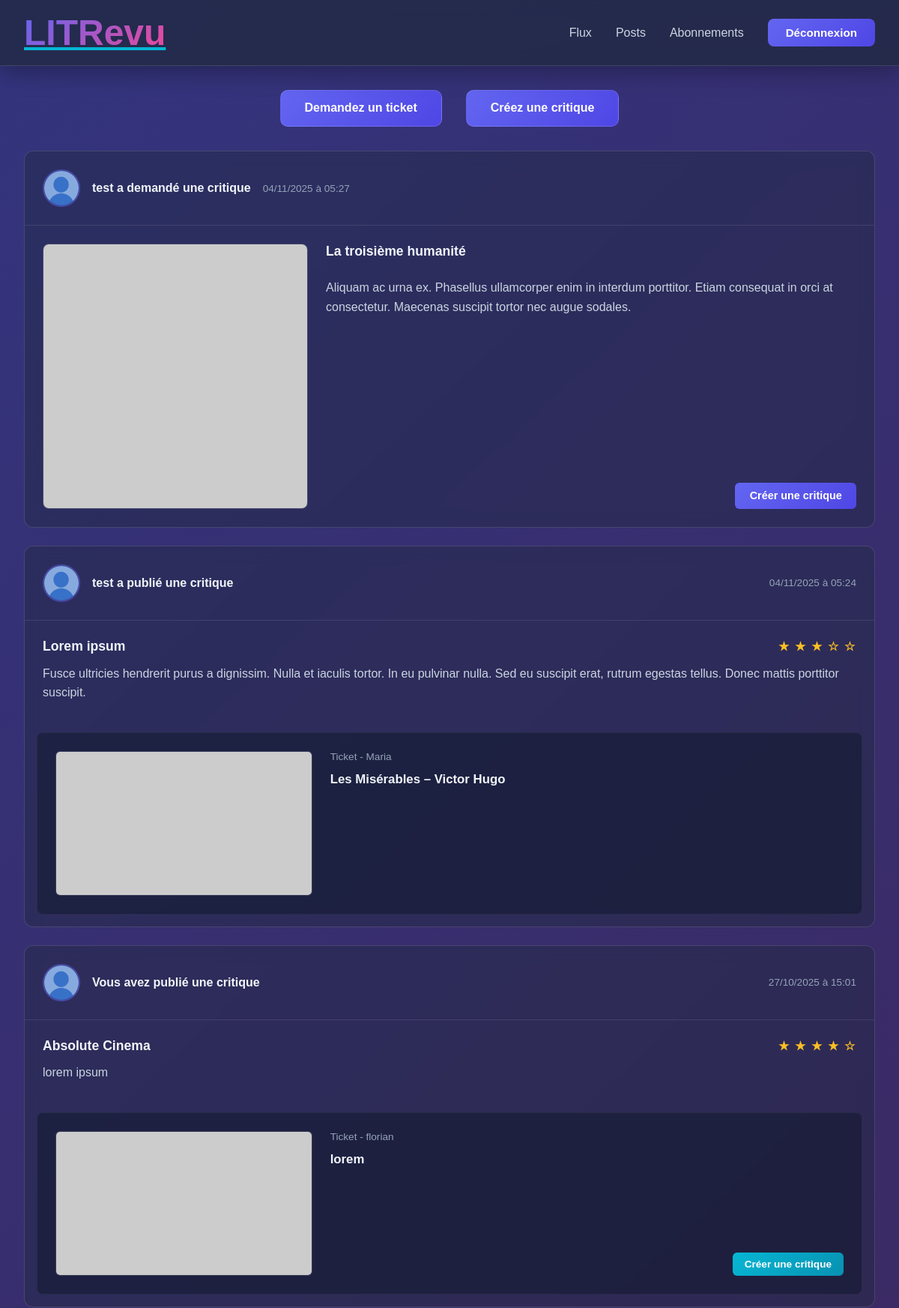
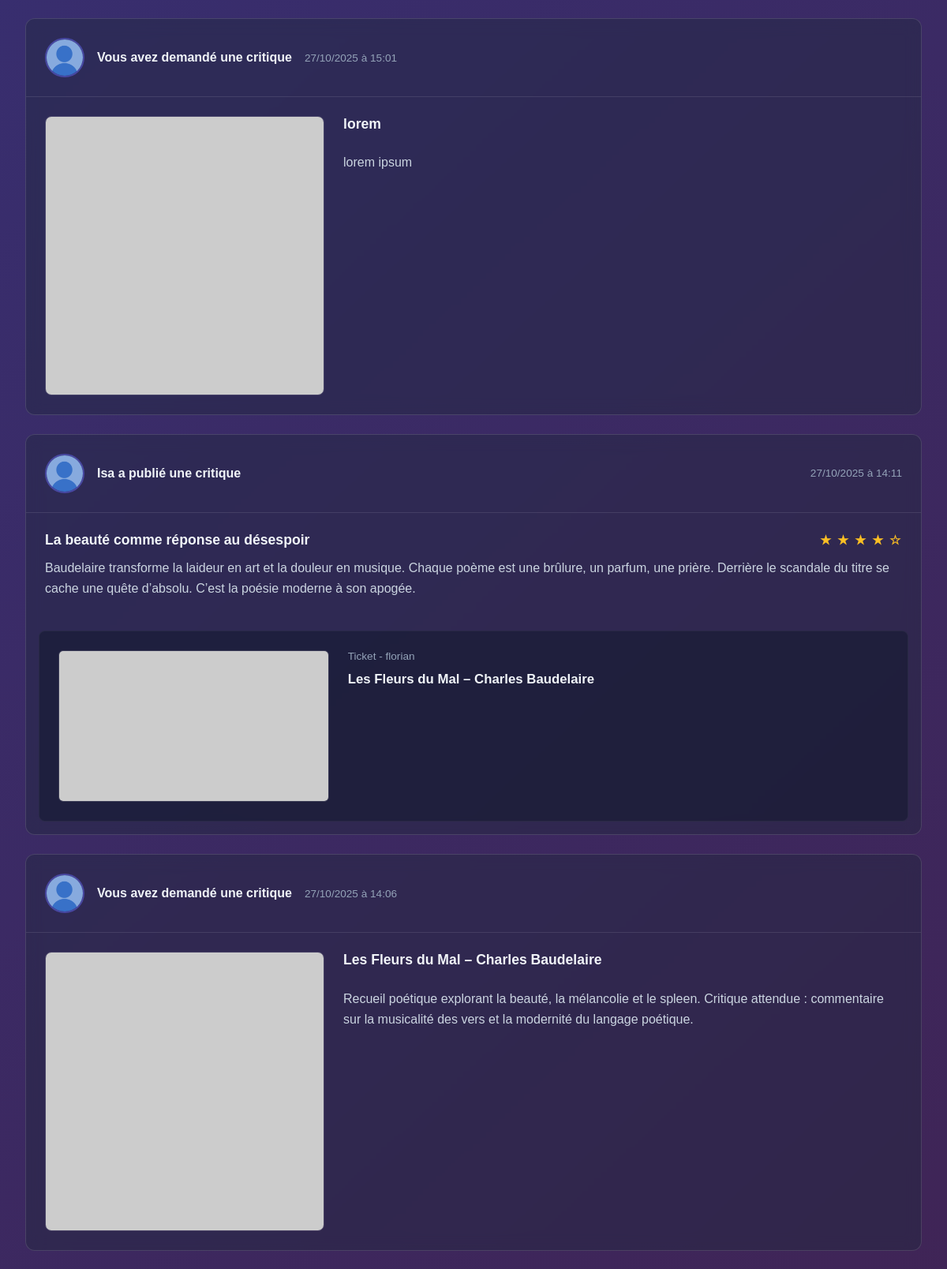
/reviews/ (signed in, upper part), run on the app's committed database (2 pictures, top to bottom).
### reviews/models.py (models this page shows, shortened)
class Ticket(models.Model):
    title = models.CharField(max_length=128)
    description = models.TextField(max_length=2048)
    user = models.ForeignKey(
        settings.AUTH_USER_MODEL,
        on_delete=models.CASCADE
    )
    image = models.ImageField(upload_to="tickets/", null=True, blank=True)
    time_created = models.DateTimeField(auto_now_add=True)

class Review(models.Model):
    ticket = models.ForeignKey(Ticket, on_delete=models.CASCADE)
    rating = models.PositiveSmallIntegerField(
        validators=[MinValueValidator(0),
                    MaxValueValidator(5)]
    )
    user = models.ForeignKey(
        settings.AUTH_USER_MODEL,
        on_delete=models.CASCADE
    )
    headline = models.CharField(max_length=128)
    body = models.TextField(max_length=8192, blank=True)
    time_created = models.DateTimeField(auto_now_add=True)

### authentication/models.py (models this page shows)
class User(AbstractUser):
    profile_picture = models.ImageField(
        upload_to="avatars/",
        null=True,
        blank=True
    )

### reviews/views.py (the view)
# urls.py: path("", FeedView.as_view(), name='feed'),
class FeedView(TemplateView):
    template_name = 'reviews/feed.html'
    def get_context_data(self, **kwargs):
        context = super().get_context_data(**kwargs)
        following_users = UserFollow.objects.filter(user=self.request.user) \
            .values_list('following_user', flat=True)
        blocked_me = UserBlocked.objects.filter(
            blocked_user=self.request.user).values_list('user', flat=True)
        users_to_include = list(following_users) + [self.request.user.id]
        tickets = (
            Ticket.objects
            .filter(user__in=users_to_include)
            .exclude(user__in=blocked_me)
            .annotate(content_type=Value("ticket", CharField()))
        )
        reviews_from_users = Review.objects.filter(user__in=users_to_include)
        reviews_on_our_tickets = Review.objects.filter(
            ticket__user__in=users_to_include)
        reviews = (reviews_from_users | reviews_on_our_tickets).annotate(
            content_type=Value("review", CharField())) \
            .exclude(user__in=blocked_me) \
            .distinct()
        posts = sorted(
            chain(tickets, reviews),
            key=attrgetter('time_created'),
            reverse=True
        )
        reviewed_ticket_ids = Review.objects.values_list('ticket_id', flat=True)
        context['blocked_me'] = blocked_me
        context['reviewed_ticket_ids'] = reviewed_ticket_ids
        context['list_posts'] = posts
        return context

### reviews/templates/reviews/feed.html (shortened to what this page needs)
{% extends 'base.html' %}
{% load static %}
{% block extra_css %}
    <link rel="stylesheet" href="{% static 'reviews/css/feed.css' %}">
{% endblock %}
{% block content %}
<div class="button-head">
    <a href="{% url 'reviews:ticket_create' %}">Demandez un ticket</a>
    <a href="{% url 'reviews:review_create' %}">Créez une critique</a>
</div>
<div class="posts">
    {% for post in list_posts %}
        <div class="post-container">
            {% if post.content_type == 'ticket' %}
                    <div class="post-header">
                        {% if post.user.profile_picture %}
                            <img src="{{ post.user.profile_picture }}" alt="photo {{ post.user.username}}">
                        {% else %}
                            <img src="{% static 'pictures/default_pictures/default.png' %}" alt="photo {{ followed_user.username }}">
                        {% endif %}
                        <h2>
                            {% if post.user == request.user %}
                                Vous avez demandé une critique
                            {% else %}
                                {{ post.user.username }} a demandé une critique
                            {% endif %}
                        </h2>
                        <time>
                        <small> {{ post.time_created|date:"d/m/Y à H:i" }}</small>
                    </div>
                    <div class="post-content ticket">
                        {% if post.image %}
                            <img src="{{ post.image.url }}" alt="Couverture {{ post.title }}">
                        {% else %}
                            <img src="https://picsum.photos/seed/{{ post.id }}/600/400" alt="Couverture {{ post.title }}">
                        {% endif %}
                        <div>
                            <h3>{{ post.title}}</h3>
                            <p>{{ post.description }}</p>
                            {% if  post.id not in reviewed_ticket_ids %}
                                <a href="{% url 'reviews:review_create_for_ticket' post.id %}">Créer une critique</a>
                            {% elif  post.user in blocked_me%}
                                <a>bloqué</a>
                            {% endif %}
                        </div>
                    </div>
            {% endif %}
            {% if post.content_type == 'review' %}
                <div class="post-header">
                        {% if post.user.profile_picture %}
                            <img src="{{ post.user.profile_picture }}" alt="photo {{ post.user.username}}">
                        {% else %}
                            <img src="{% static 'pictures/default_pictures/default.png' %}" alt="photo {{ followed_user.username }}">
                        {% endif %}
                        <h2>
                            {% if post.user == request.user %}
                                Vous avez publié une critique
                            {% else %}
                                {{ post.user.username }} a publié une critique
                            {% endif %}
                        </h2>
                        <small> {{ post.time_created|date:"d/m/Y à H:i" }}</small>
                    </div>
                    <div class="post-content">
                        <h3>{{ post.headline }}
                            <span>
                                {% for i in "12345" %}
                                    {% if forloop.counter <= post.rating %}★{% else %}☆{% endif %}
                                {% endfor %}
                            </span>
                        </h3>
                        {% if post.body %}
                            <p>{{ post.body }}</p>
                        {% endif %}
                    </div>
                    <div class="content-related ticket">
                        {% if post.ticket.image %}
                            <img src="{{ post.ticket.image.url }}" alt="Couverture {{ post.ticket.title }}">
                        {% else %}
                            <img src="https://picsum.photos/seed/{{ post.ticket.id }}/600/400" alt="Couverture {{ post.title }}">
                        {% endif %}
                        <div>
                            <p>Ticket - {{ post.ticket.user }}</p>
                            <p>{{ post.ticket.title }}</p>
                            {% if  post.ticket.id not in reviewed_ticket_ids%}
                                <a href="{% url 'reviews:review_create_for_ticket' post.ticket.id %}">Créer une critique</a>
                            {% elif post.ticket.user == post.user%}
                                <a href="{% url 'reviews:review_create_for_ticket' post.ticket.id %}">Créer une critique</a>
                            {% elif  post.user in blocked_me%}
                                <a>bloqué</a>
                            {% endif %}
                        </div>
                    </div>
            {% endif %}
        </div>
    {% empty %}
        <div class="no-posts">
            <p>Aucun post dans votre flux.</p>
            <p>Commencez par <a href="{% url 'reviews:follow' %}">suivre des utilisateurs</a> !</p>
        </div>
    {% endfor %}
</div>
{% endblock %}

### static/css/base.css (style rules this page uses)
* { margin: 0; padding: 0; box-sizing: border-box; }
:root { --primary: #6366f1; --primary-dark: #4f46e5; --secondary: #ec4899; --bg-dark: #0f172a; --bg-light: #1e293b; --glass-bg: rgba(30, 41, 59, 0.7); --glass-border: rgba(255, 255, 255, 0.125); --text-primary: #f1f5f9; --text-secondary: #cbd5e1; --accent: #06b6d4; }
html { scroll-behavior: smooth; }
body { font-family: 'Satoshi', sans-serif; background: linear-gradient(137deg,rgb(51, 52, 126) 0%, rgb(75, 22, 49) 100%); color: var(--text-primary); background-attachment: fixed; min-height: 100vh; }
a { color: var(--accent); transition: color 0.3s ease; }

### reviews/static/reviews/css/feed.css (style rules this page uses)
.button-head { display: flex; gap: 1rem; margin-bottom: 2rem; justify-content: center; gap: 2rem; }
.button-head a { background: linear-gradient(135deg, #6366f1, #4f46e5); color: white; padding: 0.9rem 2rem; border-radius: 10px; text-decoration: none; font-weight: 600; transition: all 0.3s ease; border: 1px solid rgba(255, 255, 255, 0.125); }
.posts { display: flex; flex-direction: column; gap: 1.5rem; }
.post-container { background: rgba(30, 41, 59, 0.4); backdrop-filter: blur(10px); border: 1px solid rgba(255, 255, 255, 0.125); border-radius: 12px; overflow: hidden; transition: all 0.3s ease; animation: fadeInUp 0.5s ease; }
.post-header { display: flex; align-items: center; gap: 1rem; padding: 1.5rem; border-bottom: 1px solid rgba(255, 255, 255, 0.1); }
.post-header img { width: 50px; height: 50px; border-radius: 50%; object-fit: cover; border: 2px solid rgba(99, 102, 241, 0.5); }
.post-header h2 { margin: 0; font-size: 1rem; font-weight: 600; color: #f1f5f9; }
.post-header small { color: #94a3b8; font-size: 0.85rem; margin-left: auto; }
.post-content { padding: 1.5rem; }
.post-content.ticket { display: grid; grid-template-columns: 1fr 2fr; gap: 1.5rem; align-items: start; }
.post-content.ticket img { width: 100%; aspect-ratio: 1/1; object-fit: cover; border-radius: 8px; border: 1px solid rgba(255, 255, 255, 0.125); }
.post-content.ticket > div { height: 100%; display: flex; flex-direction: column; gap: 0.8rem; }
.post-content h3 { font-size: 1.1rem; margin-bottom: 0.8rem; color: #f1f5f9; display: flex; justify-content: space-between; align-items: center; }
.post-content h3 span { color: #fbbf24; font-size: 1rem; letter-spacing: 0.1em; }
.post-content p { color: #cbd5e1; line-height: 1.6; margin: 0; flex-grow: 1; }
.post-content a { display: inline-block; background: linear-gradient(135deg, #6366f1, #4f46e5); color: white; padding: 0.6rem 1.2rem; border-radius: 6px; text-decoration: none; font-weight: 600; font-size: 0.9rem; transition: all 0.3s ease; align-self: flex-end; margin-top: auto; }
.content-related { background: rgba(15, 23, 42, 0.5); padding: 1.5rem; border-radius: 8px; margin: 1rem; border: 1px solid rgba(255, 255, 255, 0.05); display: grid; grid-template-columns: 1fr 2fr; gap: 1.5rem; align-items: start; }
.content-related.ticket img { width: 100%; aspect-ratio: 16/9; object-fit: cover; border-radius: 6px; border: 1px solid rgba(255, 255, 255, 0.125); }
.content-related > div { display: flex; height: 100%; flex-direction: column; gap: 0.8rem; }
.content-related p { margin: 0; font-size: 0.95rem; }
.content-related p:first-child { color: #94a3b8; font-size: 0.85rem; }
.content-related p:nth-child(2) { font-size: 1.05rem; font-weight: 600; color: #f1f5f9; }
.content-related a { display: inline-block; background: linear-gradient(135deg, #06b6d4, #0891b2); color: white; padding: 0.5rem 1rem; border-radius: 6px; text-decoration: none; font-weight: 600; font-size: 0.85rem; transition: all 0.3s ease; align-self: flex-end; margin-top: auto; }

### data on the page
Ticket: user.username "test", time_created "04/11/2025 à 05:27", title "La troisième humanité", description "Aliquam ac urna ex. Phasellus ullamcorper enim in interdum porttitor. Etiam consequat in orci at consectetur. Maecenas suscipit tortor nec augue sodales.", shows "Créer une critique"
Review: user.username "test", time_created "04/11/2025 à 05:24", headline "Lorem ipsum", rating 3 (drawn), body "Fusce ultricies hendrerit purus a dignissim. Nulla et iaculis tortor. In eu pulvinar nulla. Sed eu suscipit erat, rutrum egestas tellus. Donec mattis porttitor suscipit.", ticket.user "Maria", ticket "Les Misérables – Victor Hugo"
Review: shows "Vous avez publié une critique", time_created "27/10/2025 à 15:01", headline "Absolute Cinema", rating 4 (drawn), body "lorem ipsum", ticket.user "florian", ticket "lorem", shows "Créer une critique"
Ticket: shows "Vous avez demandé une critique", time_created "27/10/2025 à 15:01", title "lorem", description "lorem ipsum"
Review: user.username "Isa", time_created "27/10/2025 à 14:11", headline "La beauté comme réponse au désespoir", rating 4 (drawn), body "Baudelaire transforme la laideur en art et la douleur en musique. Chaque poème est une brûlure, un parfum, une prière. Derrière le scandale du titre se cache une quête d’absolu. C’est la poésie moderne à son apogée.", ticket.user "florian", ticket "Les Fleurs du Mal – Charles Baudelaire"
Ticket: shows "Vous avez demandé une critique", time_created "27/10/2025 à 14:06", title "Les Fleurs du Mal – Charles Baudelaire", description "Recueil poétique explorant la beauté, la mélancolie et le spleen. Critique attendue : commentaire sur la musicalité des vers et la modernité du langage poétique."
